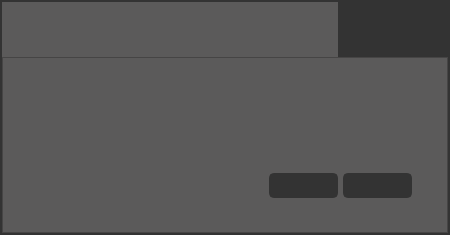
<?xml version="1.0" encoding="UTF-8"?>
<ui version="4.0">
 <class>Dialog</class>
 <widget class="QDialog" name="Dialog">
  <property name="geometry">
   <rect>
    <x>0</x>
    <y>0</y>
    <width>450</width>
    <height>235</height>
   </rect>
  </property>
  <property name="minimumSize">
   <size>
    <width>450</width>
    <height>235</height>
   </size>
  </property>
  <property name="maximumSize">
   <size>
    <width>450</width>
    <height>235</height>
   </size>
  </property>
  <property name="windowTitle">
   <string>Dialog</string>
  </property>
  <property name="styleSheet">
   <string notr="true">QDialog {
	background:rgb(51,51,51);
}</string>
  </property>
  <layout class="QVBoxLayout" name="verticalLayout">
   <property name="spacing">
    <number>0</number>
   </property>
   <property name="leftMargin">
    <number>0</number>
   </property>
   <property name="topMargin">
    <number>0</number>
   </property>
   <property name="rightMargin">
    <number>0</number>
   </property>
   <property name="bottomMargin">
    <number>0</number>
   </property>
   <item>
    <widget class="QFrame" name="frame_2">
     <property name="styleSheet">
      <string notr="true">background:rgb(51,51,51);</string>
     </property>
     <property name="frameShape">
      <enum>QFrame::NoFrame</enum>
     </property>
     <property name="frameShadow">
      <enum>QFrame::Plain</enum>
     </property>
     <layout class="QVBoxLayout" name="verticalLayout_2">
      <property name="spacing">
       <number>0</number>
      </property>
      <property name="leftMargin">
       <number>2</number>
      </property>
      <property name="topMargin">
       <number>2</number>
      </property>
      <property name="rightMargin">
       <number>2</number>
      </property>
      <property name="bottomMargin">
       <number>2</number>
      </property>
      <item>
       <widget class="QFrame" name="frame_top">
        <property name="minimumSize">
         <size>
          <width>0</width>
          <height>55</height>
         </size>
        </property>
        <property name="maximumSize">
         <size>
          <width>16777215</width>
          <height>55</height>
         </size>
        </property>
        <property name="styleSheet">
         <string notr="true">background:rgb(91,90,90);</string>
        </property>
        <property name="frameShape">
         <enum>QFrame::NoFrame</enum>
        </property>
        <property name="frameShadow">
         <enum>QFrame::Plain</enum>
        </property>
        <layout class="QHBoxLayout" name="horizontalLayout">
         <property name="spacing">
          <number>0</number>
         </property>
         <property name="leftMargin">
          <number>0</number>
         </property>
         <property name="topMargin">
          <number>0</number>
         </property>
         <property name="rightMargin">
          <number>0</number>
         </property>
         <property name="bottomMargin">
          <number>0</number>
         </property>
         <item>
          <widget class="QLabel" name="lab_heading">
           <property name="font">
            <font>
             <family>Segoe UI</family>
             <pointsize>14</pointsize>
            </font>
           </property>
           <property name="styleSheet">
            <string notr="true">color:rgb(255,255,255);</string>
           </property>
           <property name="text">
            <string/>
           </property>
           <property name="alignment">
            <set>Qt::AlignCenter</set>
           </property>
          </widget>
         </item>
         <item>
          <widget class="QPushButton" name="bn_min">
           <property name="minimumSize">
            <size>
             <width>55</width>
             <height>55</height>
            </size>
           </property>
           <property name="maximumSize">
            <size>
             <width>55</width>
             <height>55</height>
            </size>
           </property>
           <property name="styleSheet">
            <string notr="true">QPushButton {
	border: none;
	background-color: rgb(51,51,51);
}
QPushButton:hover {
	background-color: rgb(0,143,150);
}
QPushButton:pressed {	
	background-color: rgb(51,51,51);
}</string>
           </property>
           <property name="text">
            <string/>
           </property>
           <property name="icon">
            <iconset>
             <normaloff>icons/1x/hideAsset 53.png</normaloff>icons/1x/hideAsset 53.png</iconset>
           </property>
           <property name="iconSize">
            <size>
             <width>22</width>
             <height>12</height>
            </size>
           </property>
           <property name="autoDefault">
            <bool>false</bool>
           </property>
           <property name="flat">
            <bool>true</bool>
           </property>
          </widget>
         </item>
         <item>
          <widget class="QPushButton" name="bn_close">
           <property name="minimumSize">
            <size>
             <width>55</width>
             <height>55</height>
            </size>
           </property>
           <property name="maximumSize">
            <size>
             <width>55</width>
             <height>55</height>
            </size>
           </property>
           <property name="styleSheet">
            <string notr="true">QPushButton {
	border: none;
	background-color: rgb(51,51,51);
}
QPushButton:hover {
	background-color: rgb(0,143,150);
}
QPushButton:pressed {	
	background-color: rgb(51,51,51);
}</string>
           </property>
           <property name="text">
            <string/>
           </property>
           <property name="icon">
            <iconset>
             <normaloff>icons/1x/closeAsset 43.png</normaloff>icons/1x/closeAsset 43.png</iconset>
           </property>
           <property name="iconSize">
            <size>
             <width>22</width>
             <height>22</height>
            </size>
           </property>
           <property name="autoDefault">
            <bool>false</bool>
           </property>
           <property name="flat">
            <bool>true</bool>
           </property>
          </widget>
         </item>
        </layout>
       </widget>
      </item>
      <item>
       <widget class="QFrame" name="frame_bottom">
        <property name="styleSheet">
         <string notr="true">background:rgb(91,90,90);</string>
        </property>
        <property name="frameShape">
         <enum>QFrame::StyledPanel</enum>
        </property>
        <property name="frameShadow">
         <enum>QFrame::Raised</enum>
        </property>
        <layout class="QGridLayout" name="gridLayout">
         <property name="leftMargin">
          <number>15</number>
         </property>
         <property name="rightMargin">
          <number>35</number>
         </property>
         <property name="bottomMargin">
          <number>0</number>
         </property>
         <property name="horizontalSpacing">
          <number>5</number>
         </property>
         <property name="verticalSpacing">
          <number>0</number>
         </property>
         <item row="1" column="3">
          <widget class="QPushButton" name="bn_east">
           <property name="minimumSize">
            <size>
             <width>69</width>
             <height>25</height>
            </size>
           </property>
           <property name="maximumSize">
            <size>
             <width>69</width>
             <height>25</height>
            </size>
           </property>
           <property name="font">
            <font>
             <family>Segoe UI</family>
             <pointsize>12</pointsize>
            </font>
           </property>
           <property name="styleSheet">
            <string notr="true">QPushButton {
	border: 2px solid rgb(51,51,51);
	border-radius: 5px;	
	color:rgb(255,255,255);
	background-color: rgb(51,51,51);
}
QPushButton:hover {
	border: 2px solid rgb(0,143,150);
	background-color: rgb(0,143,150);
}
QPushButton:pressed {	
	border: 2px solid rgb(0,143,150);
	background-color: rgb(51,51,51);
}</string>
           </property>
           <property name="text">
            <string/>
           </property>
           <property name="autoDefault">
            <bool>false</bool>
           </property>
          </widget>
         </item>
         <item row="0" column="0">
          <widget class="QLabel" name="lab_icon">
           <property name="minimumSize">
            <size>
             <width>40</width>
             <height>40</height>
            </size>
           </property>
           <property name="maximumSize">
            <size>
             <width>40</width>
             <height>40</height>
            </size>
           </property>
           <property name="text">
            <string/>
           </property>
          </widget>
         </item>
         <item row="1" column="2">
          <widget class="QPushButton" name="bn_west">
           <property name="minimumSize">
            <size>
             <width>69</width>
             <height>25</height>
            </size>
           </property>
           <property name="maximumSize">
            <size>
             <width>69</width>
             <height>25</height>
            </size>
           </property>
           <property name="font">
            <font>
             <family>Segoe UI</family>
             <pointsize>12</pointsize>
            </font>
           </property>
           <property name="styleSheet">
            <string notr="true">QPushButton {
	border: 2px solid rgb(51,51,51);
	border-radius: 5px;	
	color:rgb(255,255,255);
	background-color: rgb(51,51,51);
}
QPushButton:hover {
	border: 2px solid rgb(0,143,150);
	background-color: rgb(0,143,150);
}
QPushButton:pressed {	
	border: 2px solid rgb(0,143,150);
	background-color: rgb(51,51,51);
}</string>
           </property>
           <property name="text">
            <string/>
           </property>
           <property name="autoDefault">
            <bool>false</bool>
           </property>
          </widget>
         </item>
         <item row="0" column="1" colspan="3">
          <widget class="QLabel" name="lab_message">
           <property name="font">
            <font>
             <family>Segoe UI</family>
             <pointsize>12</pointsize>
            </font>
           </property>
           <property name="styleSheet">
            <string notr="true">color:rgb(255,255,255);</string>
           </property>
           <property name="text">
            <string/>
           </property>
           <property name="wordWrap">
            <bool>true</bool>
           </property>
          </widget>
         </item>
        </layout>
       </widget>
      </item>
     </layout>
    </widget>
   </item>
  </layout>
 </widget>
 <resources/>
 <connections/>
</ui>
